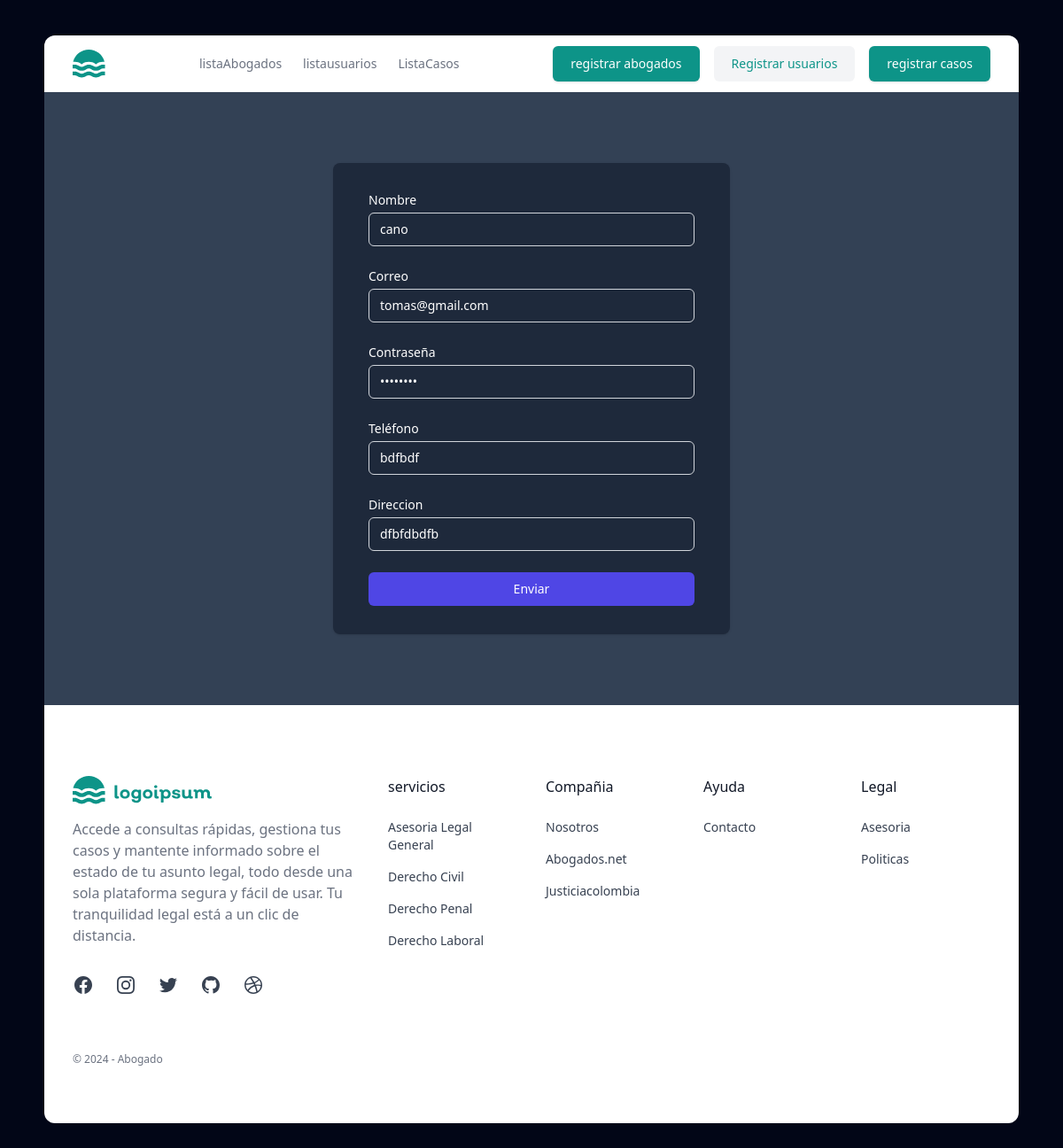
Screenshot of /usuarios/edicion-usuarios/tomas@gmail.com/ with the database file from the repository.
### abogados/usuarios/models.py (models this page shows, shortened)
class Usuario(models.Model):
    nombre_usuarios = models.CharField(max_length=255)
    correo_usuarios = models.EmailField(unique=True)
    contrasena_usuarios = models.CharField(max_length=128)
    telefono_usuarios = models.CharField(max_length=15, blank=True, null=True)
    direccion_usuarios = models.TextField(blank=True, null=True)
    fecha_registro_usuarios = models.DateTimeField(auto_now_add=True)

### abogados/usuarios/views.py (the view)
# urls.py: path('edicion-usuarios/<correo>/', editar_Usuario, name='editar_usuario'),
def editar_Usuario(request, correo):
    usuario = Usuario.objects.get(correo_usuarios=correo)
    return render(request, 'edit/edicion_usuario.html', {'usuario': usuario})

### abogados/Templates/edit/edicion_usuario.html (shortened to what this page needs)
{% extends 'base.html'%} {%load static %} {% block content %}
<div class="flex flex-col justify-center py-12 sm:px-6 lg:px-8">
  <div class="mt-8 sm:mx-auto sm:w-full sm:max-w-md">
    <div class="bg-slate-800 py-8 px-4 shadow sm:rounded-lg sm:px-10">
      <form
        method="POST"
        action="/usuarios/actualizar-usuarios/{{ documento_usuarios }}"
      >
        <div>
          <label class="block text-sm font-medium text-white" for="nombre">
            Nombre
          </label>
          <div class="mt-1">
            <input
              class="appearance-none block w-full px-3 py-2 border border-gray-300 rounded-md shadow-sm placeholder-gray-400 focus:outline-none focus:ring-indigo-500 focus:border-indigo-500 sm:text-sm bg-slate-800 text-white"
              required=""
              type="text"
              name="Nombre"
              id="nombre"
              placeholder="Nombre"
              value="{{ usuario.nombre_usuarios }}"
            />
          </div>
        </div>
        <div class="mt-6">
          <label class="block text-sm font-medium text-white" for="correo">
            Correo
          </label>
          <div class="mt-1">
            <input
              class="appearance-none block w-full px-3 py-2 border border-gray-300 rounded-md shadow-sm placeholder-gray-400 focus:outline-none focus:ring-indigo-500 focus:border-indigo-500 sm:text-sm bg-slate-800 text-white"
              type="email"
              name="Correo"
              id="correo"
              placeholder="Correo"
              value="{{ usuario.correo_usuarios }}"
            />
          </div>
        </div>
        <div class="mt-6">
          <label class="block text-sm font-medium text-white" for="contrasena">
            Contraseña
          </label>
          <div class="mt-1">
            <input
              class="appearance-none block w-full px-3 py-2 border border-gray-300 rounded-md shadow-sm placeholder-gray-400 focus:outline-none focus:ring-indigo-500 focus:border-indigo-500 sm:text-sm bg-slate-800 text-white"
              required=""
              type="password"
              name="Contrasena"
              id="contrasena"
              placeholder="Contraseña"
              value="{{ usuario.contrasena_usuarios }}"
            />
          </div>
        </div>
        <div class="mt-6">
          <label class="block text-sm font-medium text-white" for="telefono">
            Teléfono
          </label>
          <div class="mt-1">
            <input
              class="appearance-none block w-full px-3 py-2 border border-gray-300 rounded-md shadow-sm placeholder-gray-400 focus:outline-none focus:ring-indigo-500 focus:border-indigo-500 sm:text-sm bg-slate-800 text-white"
              required=""
              type="text"
              name="Telefono"
              id="telefono"
              placeholder="Teléfono"
              value="{{ usuario.telefono_usuarios }}"
            />
          </div>
        </div>
        <div class="mt-6">
          <label class="block text-sm font-medium text-white" for="documento">
            Direccion
          </label>
          <div class="mt-1">
            <input
              class="appearance-none block w-full px-3 py-2 border border-gray-300 rounded-md shadow-sm placeholder-gray-400 focus:outline-none focus:ring-indigo-500 focus:border-indigo-500 sm:text-sm bg-slate-800 text-white"
              required=""
              type="text"
              name="Direccion"
              id="direccion"
              placeholder="Direccion"
              value="{{ usuario.direccion_usuarios }}"
            />
          </div>
        </div>
        <div class="mt-6">
          <button
            class="group relative w-full flex justify-center py-2 px-4 border border-transparent text-sm font-medium rounded-md text-white bg-indigo-600 hover:bg-indigo-700 focus:outline-none focus:ring-2 focus:ring-offset-2 focus:ring-indigo-500"
            type="submit"
          >
            Enviar
          </button>
        </div>
      </form>
    </div>
  </div>
</div>
{% endblock %}

### rows the page displays
Usuario: Nombre "cano", Correo "tomas@gmail.com", Telefono "bdfbdf", Direccion "dfbfdbdfb"
